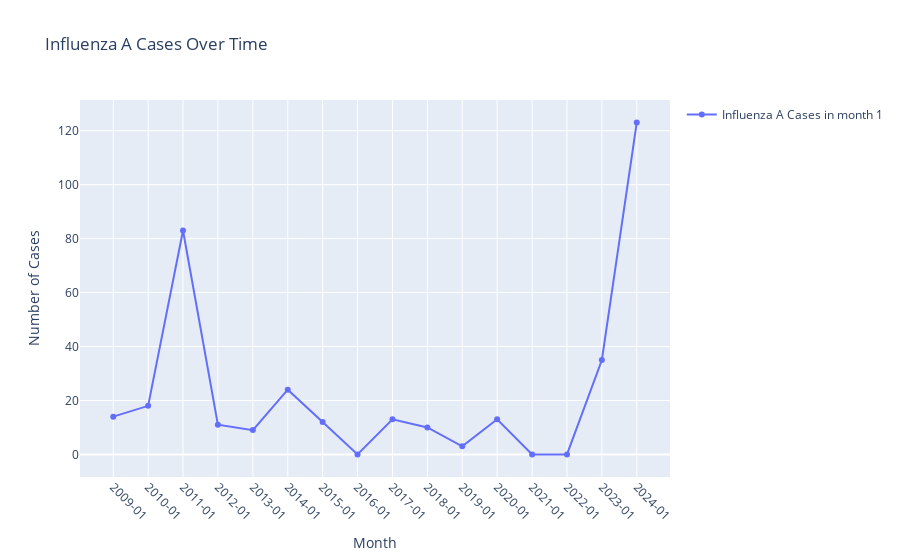
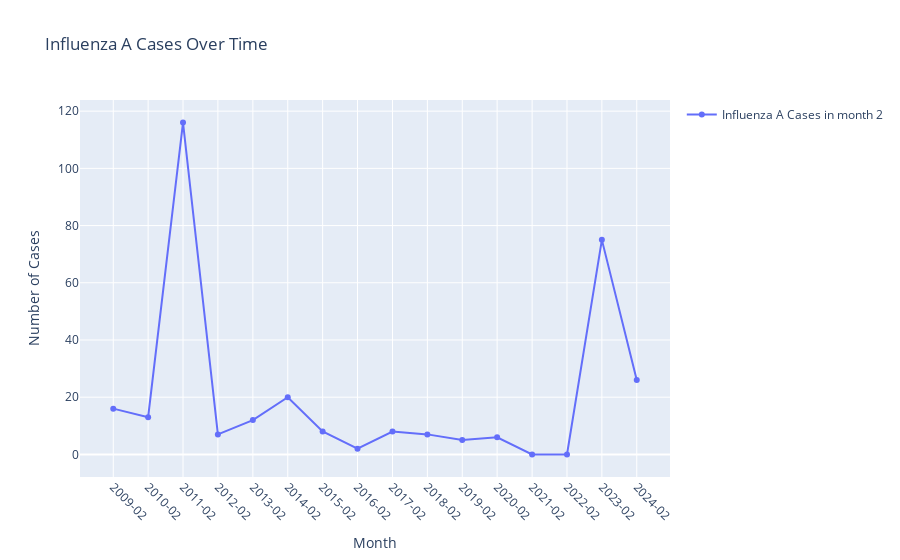
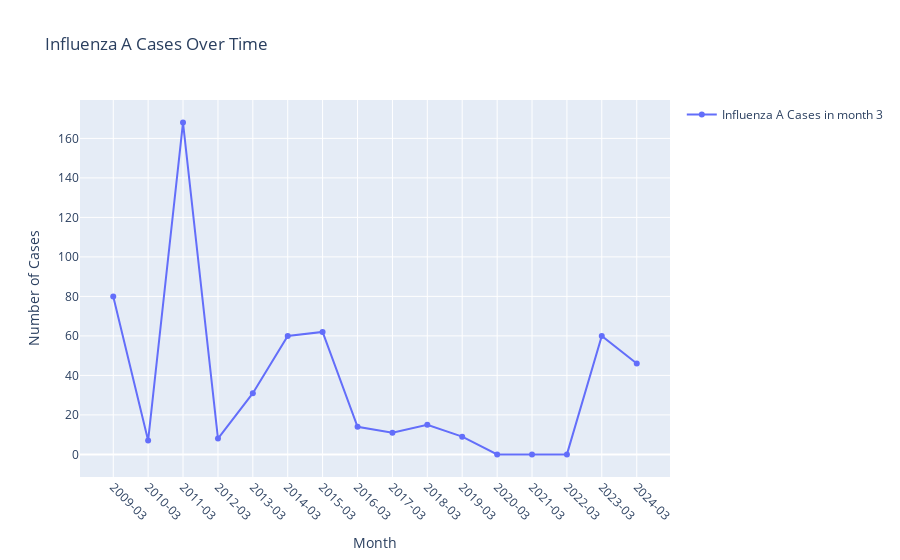
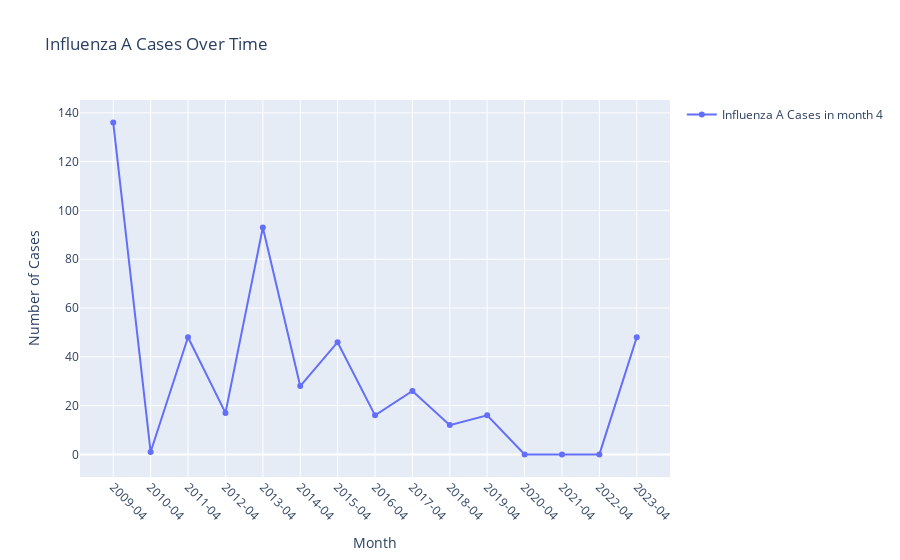

Notebook cell for these charts, in order:
### Code cell
for i in range(12):
    plot_month_per_year(df1, i+1)

### Figure 1 — Plotly figure (JSON) as saved in the notebook; plotly's stock layout.template omitted (floating-point values rounded to 4 significant figures)
{"data": [{"mode": "lines+markers", "name": "Influenza A Cases in month 1", "type": "scatter", "x": ["2009-01-01T00:00:00", "2010-01-01T00:00:00", "2011-01-01T00:00:00", "2012-01-01T00:00:00", "2013-01-01T00:00:00", "2014-01-01T00:00:00", "2015-01-01T00:00:00", "2016-01-01T00:00:00", "2017-01-01T00:00:00", "2018-01-01T00:00:00", "2019-01-01T00:00:00", "2020-01-01T00:00:00", "2021-01-01T00:00:00", "2022-01-01T00:00:00", "2023-01-01T00:00:00", "2024-01-01T00:00:00"], "y": [14, 18, 83, 11, 9, 24, 12, 0, 13, 10, 3, 13, 0, 0, 35, 123]}], "layout": {"showlegend": true, "title": {"text": "Influenza A Cases Over Time"}, "xaxis": {"tickangle": 45, "tickformat": "%Y-%m", "tickvals": ["2009-01-01T00:00:00", "2010-01-01T00:00:00", "2011-01-01T00:00:00", "2012-01-01T00:00:00", "2013-01-01T00:00:00", "2014-01-01T00:00:00", "2015-01-01T00:00:00", "2016-01-01T00:00:00", "2017-01-01T00:00:00", "2018-01-01T00:00:00", "2019-01-01T00:00:00", "2020-01-01T00:00:00", "2021-01-01T00:00:00", "2022-01-01T00:00:00", "2023-01-01T00:00:00", "2024-01-01T00:00:00"], "title": {"text": "Month"}}, "yaxis": {"title": {"text": "Number of Cases"}}}}

### Figure 2 — Plotly figure (JSON) as saved in the notebook; plotly's stock layout.template omitted (floating-point values rounded to 4 significant figures)
{"data": [{"mode": "lines+markers", "name": "Influenza A Cases in month 2", "type": "scatter", "x": ["2009-02-01T00:00:00", "2010-02-01T00:00:00", "2011-02-01T00:00:00", "2012-02-01T00:00:00", "2013-02-01T00:00:00", "2014-02-01T00:00:00", "2015-02-01T00:00:00", "2016-02-01T00:00:00", "2017-02-01T00:00:00", "2018-02-01T00:00:00", "2019-02-01T00:00:00", "2020-02-01T00:00:00", "2021-02-01T00:00:00", "2022-02-01T00:00:00", "2023-02-01T00:00:00", "2024-02-01T00:00:00"], "y": [16, 13, 116, 7, 12, 20, 8, 2, 8, 7, 5, 6, 0, 0, 75, 26]}], "layout": {"showlegend": true, "title": {"text": "Influenza A Cases Over Time"}, "xaxis": {"tickangle": 45, "tickformat": "%Y-%m", "tickvals": ["2009-02-01T00:00:00", "2010-02-01T00:00:00", "2011-02-01T00:00:00", "2012-02-01T00:00:00", "2013-02-01T00:00:00", "2014-02-01T00:00:00", "2015-02-01T00:00:00", "2016-02-01T00:00:00", "2017-02-01T00:00:00", "2018-02-01T00:00:00", "2019-02-01T00:00:00", "2020-02-01T00:00:00", "2021-02-01T00:00:00", "2022-02-01T00:00:00", "2023-02-01T00:00:00", "2024-02-01T00:00:00"], "title": {"text": "Month"}}, "yaxis": {"title": {"text": "Number of Cases"}}}}

### Figure 3 — Plotly figure (JSON) as saved in the notebook; plotly's stock layout.template omitted (floating-point values rounded to 4 significant figures)
{"data": [{"mode": "lines+markers", "name": "Influenza A Cases in month 3", "type": "scatter", "x": ["2009-03-01T00:00:00", "2010-03-01T00:00:00", "2011-03-01T00:00:00", "2012-03-01T00:00:00", "2013-03-01T00:00:00", "2014-03-01T00:00:00", "2015-03-01T00:00:00", "2016-03-01T00:00:00", "2017-03-01T00:00:00", "2018-03-01T00:00:00", "2019-03-01T00:00:00", "2020-03-01T00:00:00", "2021-03-01T00:00:00", "2022-03-01T00:00:00", "2023-03-01T00:00:00", "2024-03-01T00:00:00"], "y": [80, 7, 168, 8, 31, 60, 62, 14, 11, 15, 9, 0, 0, 0, 60, 46]}], "layout": {"showlegend": true, "title": {"text": "Influenza A Cases Over Time"}, "xaxis": {"tickangle": 45, "tickformat": "%Y-%m", "tickvals": ["2009-03-01T00:00:00", "2010-03-01T00:00:00", "2011-03-01T00:00:00", "2012-03-01T00:00:00", "2013-03-01T00:00:00", "2014-03-01T00:00:00", "2015-03-01T00:00:00", "2016-03-01T00:00:00", "2017-03-01T00:00:00", "2018-03-01T00:00:00", "2019-03-01T00:00:00", "2020-03-01T00:00:00", "2021-03-01T00:00:00", "2022-03-01T00:00:00", "2023-03-01T00:00:00", "2024-03-01T00:00:00"], "title": {"text": "Month"}}, "yaxis": {"title": {"text": "Number of Cases"}}}}

### Figure 4 — Plotly figure (JSON) as saved in the notebook; plotly's stock layout.template omitted (floating-point values rounded to 4 significant figures)
{"data": [{"mode": "lines+markers", "name": "Influenza A Cases in month 4", "type": "scatter", "x": ["2009-04-01T00:00:00", "2010-04-01T00:00:00", "2011-04-01T00:00:00", "2012-04-01T00:00:00", "2013-04-01T00:00:00", "2014-04-01T00:00:00", "2015-04-01T00:00:00", "2016-04-01T00:00:00", "2017-04-01T00:00:00", "2018-04-01T00:00:00", "2019-04-01T00:00:00", "2020-04-01T00:00:00", "2021-04-01T00:00:00", "2022-04-01T00:00:00", "2023-04-01T00:00:00"], "y": [136, 1, 48, 17, 93, 28, 46, 16, 26, 12, 16, 0, 0, 0, 48]}], "layout": {"showlegend": true, "title": {"text": "Influenza A Cases Over Time"}, "xaxis": {"tickangle": 45, "tickformat": "%Y-%m", "tickvals": ["2009-04-01T00:00:00", "2010-04-01T00:00:00", "2011-04-01T00:00:00", "2012-04-01T00:00:00", "2013-04-01T00:00:00", "2014-04-01T00:00:00", "2015-04-01T00:00:00", "2016-04-01T00:00:00", "2017-04-01T00:00:00", "2018-04-01T00:00:00", "2019-04-01T00:00:00", "2020-04-01T00:00:00", "2021-04-01T00:00:00", "2022-04-01T00:00:00", "2023-04-01T00:00:00"], "title": {"text": "Month"}}, "yaxis": {"title": {"text": "Number of Cases"}}}}
